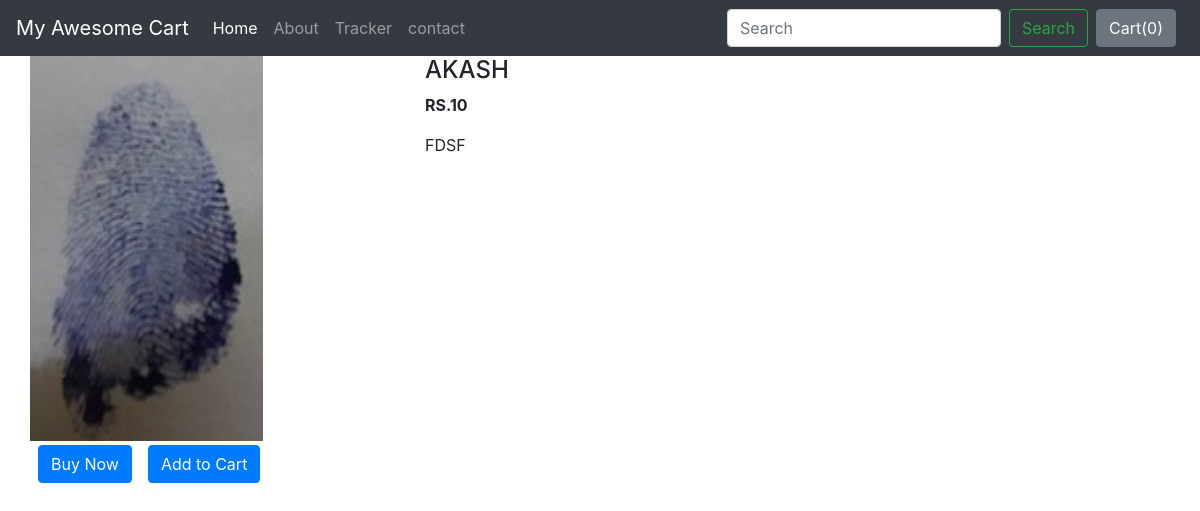
The app's page /shop/product/4 with its own data.
### shop/models.py (models this page shows)
class Product(models.Model):
    product_id=models.AutoField
    product_name=models.CharField(max_length=50,default="")
    category=models.CharField(max_length=50,default="")
    subcategory=models.CharField(max_length=50,default="")
    price=models.IntegerField(default=0)
    image=models.ImageField(upload_to="shop/images",default="")
    desc=models.CharField(max_length=300)
    publist_date=models.DateField()
    def __str__(self):
        return self.product_name

### shop/views.py (the view)
# urls.py: path("product/<int:myid>",views.product,name="product"),
def product(request,myid):
    products=Product.objects.filter(id=myid)  #this is list then i will write products[0]
    print(products)
    return render(request,'shop/product.html',{'products':products[0]})

### shop/templates/shop/product.html (shortened to what this page needs)
{% extends 'shop/basic.html' %}
{% block body %}
<div class="container">
    <div class="row">
        <div class="col-md-4">
        <div class="row">
            <img src="/media/{{products.image}}" width="233px" height="385px" alt="">
        </div>
        <div class="row">
            <button class="btn btn-primary mx-2 my-1">Buy Now</button>
            <button class="btn btn-primary mx-2 my-1">Add to Cart</button>
        </div>
    </div>
    <div class="col-md-8">
        <h4>{{products.product_name}}</h4>
        <p> <b>RS.{{products.price}}</b></p>
        <p>{{products.desc}}</p>
    </div>
    </div>
</div>
{% endblock %}

### records on screen
Product: image (picture), product_name "AKASH", price "10", desc "FDSF"
